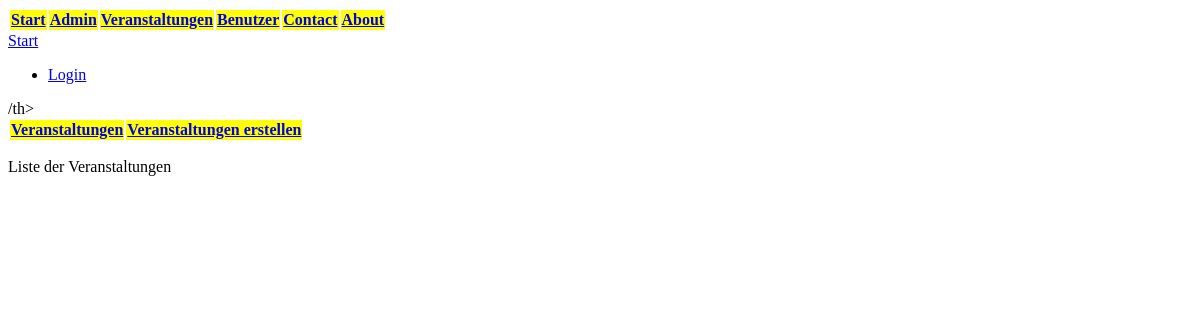
/events/, run on an earlier commit of the app's database.
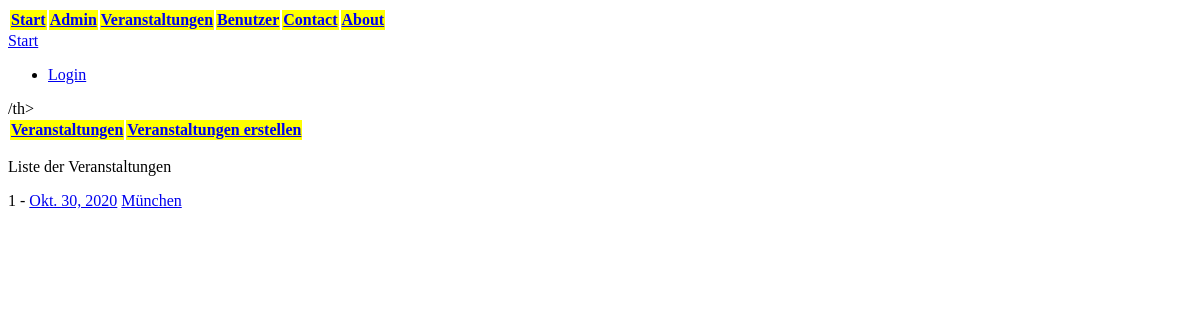
And on a later commit of the database.
### events/models.py (models this page shows)
class Event(models.Model):
    date     = models.DateField()
    location = models.CharField(max_length=40)
    notes    = models.TextField(null=True, blank=True)
    def get_absolute_url(self):
        return reverse("events:events-detail", kwargs={"id": self.id}) #f"/user/{self.id}/" # app_name::name in urls.py

### events/views.py (the view)
# urls.py: path('', events_list_view, name='events-list'),
def events_list_view(request):
    queryset = Event.objects.all() # list of objects
    context = {
        "object_list": queryset
    }
    return render(request, "events/events_list.html", context)

### events/templates/events/events_list.html
{% extends 'base.html' %}
{% block content %}
{% include 'events/events_navbar.html' %}
<p>Liste der Veranstaltungen</p>
{% for instance in object_list %}
     <p>{{ instance.id }} - <a href='{{ instance.get_absolute_url }}'>{{ instance.date }}</a> <a href='{{ instance.get_absolute_url }}'>{{ instance.location }}</a></p>
{% endfor %}
{% endblock %}

### templates/base.html (shortened to what this page needs)
{% load static %}
<!doctype html>
<html>
<head>
   <link rel="stylesheet" type="text/css" href="{% static 'css/style.css' %}"/>
</head>
<body>
   {% include 'navbar.html' %}
   {%block content %}{% endblock %}
</body>
</html>

### templates/navbar.html
<table>
  <tr style="background-color:yellow">
    <th><a href="{% url 'home' %}">Start</a></th>
    <th><a href="{% url 'admin:index' %}">Admin</a></th>
    <th><a href="{% url 'events:events-list' %}">Veranstaltungen</a></th>
    <th><a href="{% url 'user:user-list' %}">Benutzer</a></th>
    <th><a href="{% url 'contact' %}">Contact</a></th>
    <th><a href="{% url 'about' %}">About</a></th>
  </tr>
</table>
<div class="navbar navbar-default navbar-static-top
{% block nav-style %}{% endblock %}">
    <div class="container p-none">
        <div class="navbar-header">
            <a class="navbar-brand" href="/">Start</a>
        </div>
        <div class="collapse navbar-collapse">
            <ul class="nav navbar-nav navbar-right">
                {% if user.is_authenticated %}
                    <li><a href="{% url 'admin:index' %}" class="p-r-none">Logout</a></li>
                    <li><a href="{% url 'events:events-list' %}" class="p-r-none">Veranstaltungen</a></li>
                {% else %}
                    <li><a href="{% url 'admin:index' %}" class="p-r-none">Login</a></li>
                {% endif %}
            </ul>
        </div>
    </div>
</div>

### events/templates/events/events_navbar.html
<table>
  <tr style="background-color:yellow">
    <th><a href="{% url 'events:events-list' %}">Veranstaltungen</a></th>
    <th><a href="{% url 'events:events-create' %}">Veranstaltungen erstellen</a></th>/th>
  </tr>
</table>

What changed in the data, as far as the page shows it:
added Event: id "1", date "Okt. 30, 2020", location "München"
